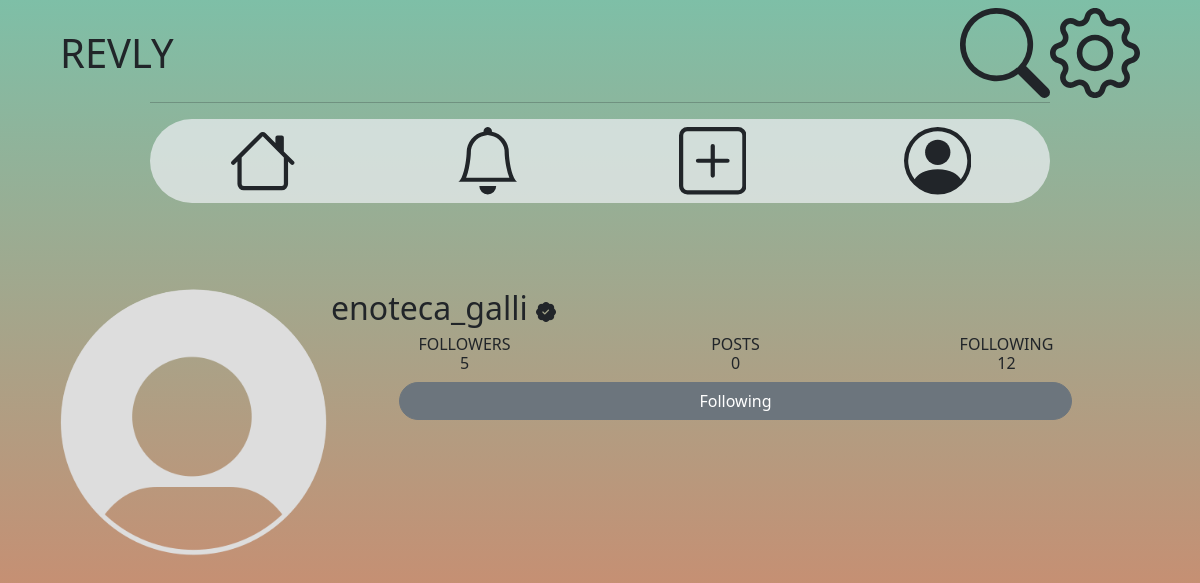
/site/profile.php?username=enoteca_galli (signed in), run on the app's committed database.
### tables this page shows
create table USERS (
     email varchar(80) not null,
     username varchar(64) not null unique,
     name varchar(64) not null,
     surname varchar(64),
     password varchar(64) not null,
     biography text not null,
     img varchar(128) not null default 'default-image.png',
     isCompany boolean not null,
     notifyLikes boolean not null,
     notifyComments boolean not null,
     notifyTags boolean not null,
     notifyFollows boolean not null,
     constraint ID_USERS_ID primary key (email));

### site/bootstrap.php (called while the page is built, shortened)
<?php
require_once("../db/database.php");
$server = "localhost";
$username = "root";
$pwd = "";
$dbname = "revly_db";
$port = 3306;
$dbh = new DatabaseHelper($server, $username, $pwd, $dbname, $port);
?>

### db/database.php (called while the page is built, shortened)
<?php
class DatabaseHelper {
    private $db;
    public function __construct($server, $username, $pwd, $dbname, $port) {
        $this->db = new mysqli($server, $username, $pwd, $dbname, $port);
    }
    public function getEmailByUsername($username) {
        $qry = "SELECT email FROM users WHERE username = ?";
        $stmt = $this->db->prepare($qry);
        $stmt->bind_param('s', $username);
        $stmt->execute();
        $res = $stmt->get_result()->fetch_assoc();
        return is_null($res) ? [] : $res["email"];
    }
    public function getUserWithEmail($email) {
        $qry = "SELECT email, username, name, surname, biography, img, isCompany, notifyLikes, notifyComments, notifyTags, notifyFollows FROM users WHERE email = ?";
        $stmt = $this->db->prepare($qry);
        $stmt->bind_param('s', $email);
        $stmt->execute();
        $res = $stmt->get_result()->fetch_assoc();
        return is_null($res) ? [] : $res;
    }
    public function getProfilePosts($email) {
        $qry = "SELECT
                users.username,
                users.isCompany,
                p.id AS id_post,
                p.description,
                (SELECT COUNT(*) FROM likes WHERE id_post = p.id) as likes,
                (SELECT COUNT(*) FROM comments WHERE id_post = p.id) as comments,
                p.evaluation,
                users.img AS user_img,
                p.img AS post_img,
                p.subject,
                p.date_time,
                taggable.name AS tag_name,
                taggable.address AS tag_address,
                company.name AS company_name
            FROM
                post p
            JOIN
                users ON users.email = p.author_email
            LEFT JOIN
                taggable ON taggable.id = p.id_taggable
            LEFT JOIN
                users AS company ON taggable.company_email = company.email
            WHERE
                p.author_email = ? OR taggable.company_email = ?
            ORDER BY p.date_time DESC;";
        $stmt = $this->db->prepare($qry);
        $stmt->bind_param('ss', $email, $email);
        $stmt->execute();
        $res = $stmt->get_result();
        return $res->fetch_all(MYSQLI_ASSOC);
    }
    public function getNumberPost($user_email) {
        $qry = "SELECT COUNT(*) as post_count FROM post WHERE author_email = ?";
        $stmt = $this->db->prepare($qry);
        $stmt->bind_param('s', $user_email);
        $stmt->execute();
        $res = $stmt->get_result();
        $row = $res->fetch_assoc();
        return $row['post_count'];
    }
    public function getNumberFollows($user_email) {
        $qry = "SELECT COUNT(*) as follows_count FROM follow WHERE follower_email = ?";
        $stmt = $this->db->prepare($qry);
        $stmt->bind_param('s', $user_email);
        $stmt->execute();
        $res = $stmt->get_result();
        $row = $res->fetch_assoc();
        return $row['follows_count'];
    }
    public function getNumberFollowers($user_email) {
        $qry = "SELECT COUNT(*) as follower_count FROM follow WHERE user_email = ?";
        $stmt = $this->db->prepare($qry);
        $stmt->bind_param('s', $user_email);
        $stmt->execute();
        $res = $stmt->get_result();
        $row = $res->fetch_assoc();
        return $row['follower_count'];
    }
}
?>

### site/template/main-profile.php (the view, shortened to what this page needs)
<div class="row gx-1">
    <div class="col-3">
        <div class="ratio ratio-1x1 text-center">
            <img class="rounded-circle object-fit-fill" src="<?php echo UPLOAD_DIR . $profile['img']; ?>" alt="Profile picture of <?php echo $profile['username']?>"/>
        </div>
    </div>
    <div class="col-9">
        <div class="row gx-1">
            <h2>
                <?php echo $profile["username"];
                if ($profile["isCompany"]): ?>
                <i class="bi bi-patch-check-fill fs-5"></i>
                <?php endif; ?>
            </h2>
        </div>
        <div class="row gx-1">
        <div class="col-4 text-center">
                <a href="follower.php?email=<?php echo $profile['email']; ?>">
                    <h3 class="fs-6">FOLLOWERS </br> <span id="followerCount"><?php echo $profile["numFollower"]; ?></span></h3>
                </a>
            </div>
            <div class="col-4 text-center">
                <h3 class="fs-6">POSTS </br> <?php echo $profile["numPost"]; ?></h3>
            </div>
            <div class="col-4 text-center">
                <a href="follows.php?email=<?php echo $profile['email']; ?>">
                    <h3 class="fs-6">FOLLOWING </br> <?php echo $profile["numFollowing"]; ?></h3>
                </a>
            </div>
        </div>
        <div class="row gx-1 mb-5">
            <div class="col-1"></div>
            <div class="col-10 text-center">
            <?php if (isset($templateParams["isFollowed"])):?>
                <?php if ($templateParams["isFollowed"]): ?>
                    <button type="button" id="followBtn" class="btn btn-secondary w-100 rounded-pill">Following</button>
                <?php else:?>
                    <button type="button" id="followBtn" class="btn btn-primary w-100 rounded-pill">Follow me</button>
                <?php endif;?>
            <?php endif;?>
        </div>
    </div>
</div>

### site/css/style.css (style rules this page uses)
img { width: 100%; }
body { background-color: white; background: linear-gradient(rgba(126,191,167,1), rgba(224,126,96,1)) fixed; padding-left: 5%; padding-right: 5%; }
a, a:visited, a:link, a:visited:active { color: inherit; text-decoration: none; }

### data on the page
users: img (placeholder picture), username "enoteca_galli", notifyTags "0"

### other printed values
$profile["numFollower"] "5"
$profile["numFollowing"] "12"
